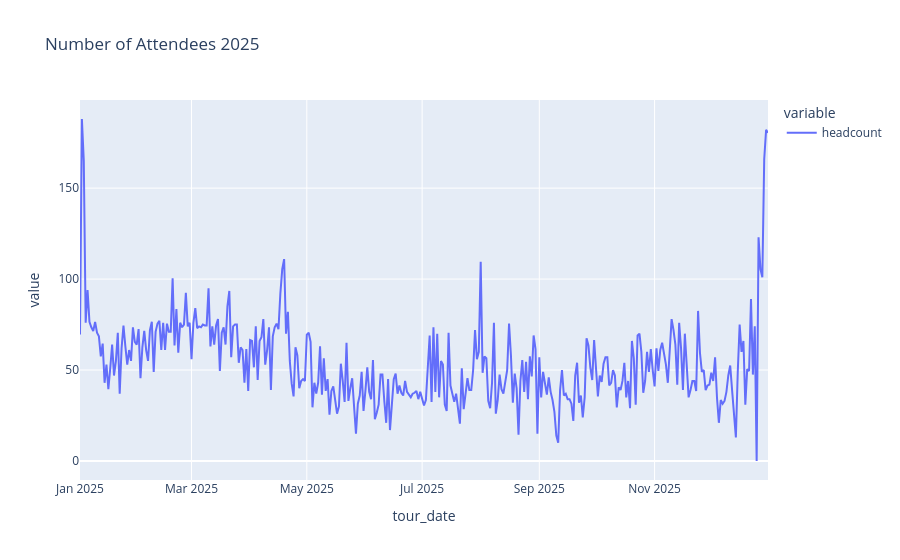

Notebook source saved alongside this figure:
### Markdown cell above
## Whole Series Observation

* There is a break from March 2020 to the beginning of 2022 that covers the covid period. Tours weren't running in this period so we don't have a complete series from 2018 onwards. Either we need to train only on the post-covid period or use a model that can account for this break in the time-series data

* Spikes always occur around the chiristmas/New Year holiday

* There appears to be a yearly seasonal effect. Highs in the summer period and lows in the winter period. Also secondary peaks around Mar/April for some years

### Code cell
fig = px.line(df[df["tour_year"]==2025]["headcount"],title="Number of Attendees 2025")
fig.show()

### Figure 1 — Plotly figure (JSON) as saved in the notebook; plotly's stock layout.template omitted (floating-point values rounded to 4 significant figures; data arrays with more than 128 entries replaced by an {"elided": "..."} marker saying what was removed)
{"data": [{"hovertemplate": "variable=headcount<br>tour_date=%{x}<br>value=%{y}<extra></extra>", "legendgroup": "headcount", "line": {"color": "#636efa", "dash": "solid"}, "marker": {"symbol": "circle"}, "mode": "lines", "name": "headcount", "orientation": "v", "showlegend": true, "type": "scatter", "x": {"elided": "365 str values"}, "xaxis": "x", "y": {"elided": "365 float values"}, "yaxis": "y"}], "layout": {"legend": {"title": {"text": "variable"}, "tracegroupgap": 0}, "title": {"text": "Number of Attendees 2025"}, "xaxis": {"anchor": "y", "domain": [0, 1], "title": {"text": "tour_date"}}, "yaxis": {"anchor": "x", "domain": [0, 1], "title": {"text": "value"}}}}
